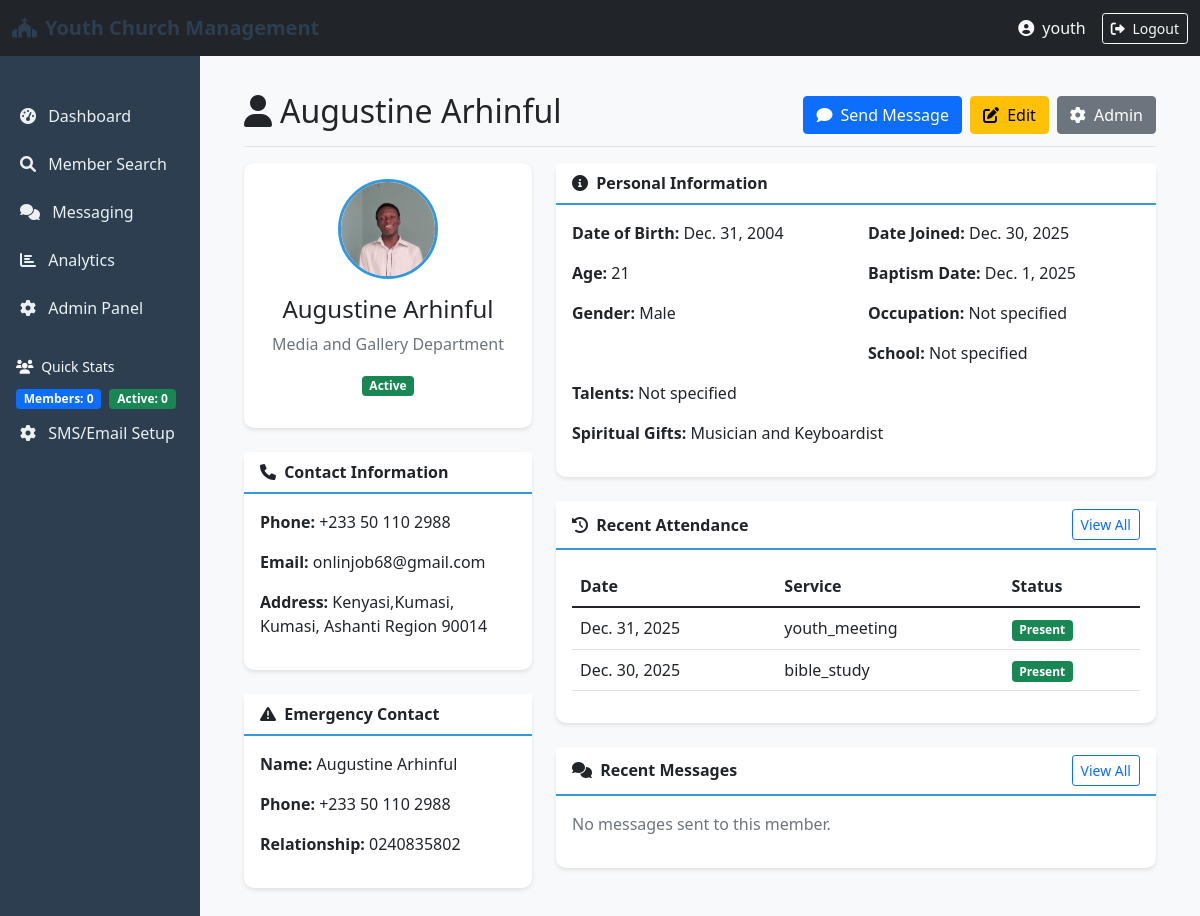
The page /portal/member/1/ (signed in) on the database as committed earlier.
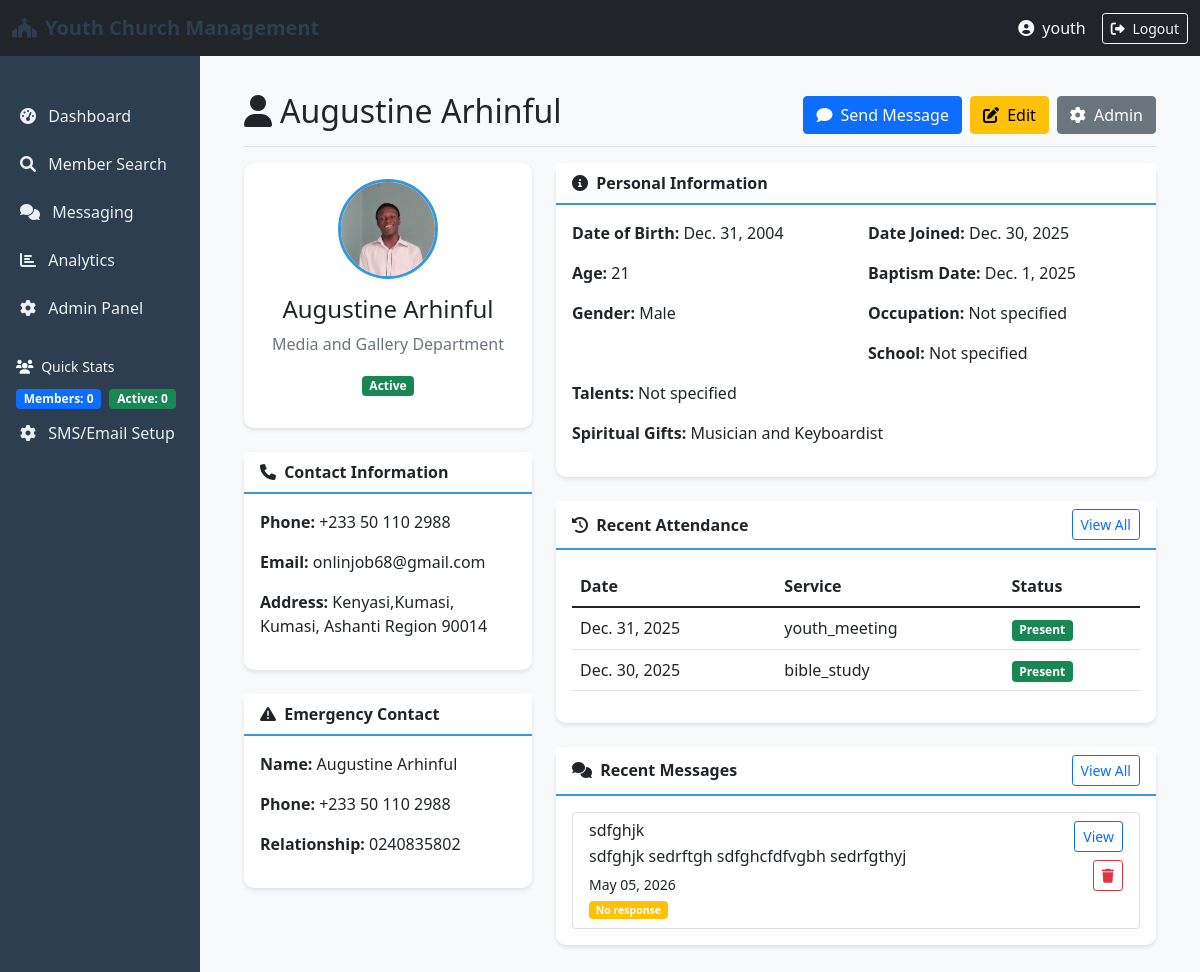
The same page on the database as committed later.
### members/models.py (models this page shows, shortened)
class Attendance(models.Model):
    member = models.ForeignKey(Member, on_delete=models.CASCADE, related_name='attendances')
    service_date = models.DateField()
    service_type = models.CharField(max_length=50)  # e.g., 'Sunday Service', 'Bible Study'
    attended = models.BooleanField(default=True)
    check_in_time = models.DateTimeField(auto_now_add=True)
    notes = models.TextField(blank=True)
    is_deleted = models.BooleanField(default=False)
    deleted_at = models.DateTimeField(null=True, blank=True)
    class Meta:
        ordering = ['-service_date']
        unique_together = ['member', 'service_date', 'service_type']

### messaging/models.py (models this page shows, shortened)
class Conversation(models.Model):
    message = models.ForeignKey(Message, on_delete=models.CASCADE, related_name='conversations')
    member = models.ForeignKey(Member, on_delete=models.CASCADE, related_name='conversations')
    is_read = models.BooleanField(default=False)
    responded = models.BooleanField(default=False)
    last_updated = models.DateTimeField(auto_now=True)
    class Meta:
        unique_together = ['message', 'member']
        ordering = ['-last_updated']

class Message(models.Model):
    MESSAGE_TYPE_CHOICES = [
        ('broadcast', 'Broadcast to All'),
        ('group', 'Group Message'),
        ('individual', 'Individual Message'),
    ]
    id = models.UUIDField(primary_key=True, default=uuid.uuid4, editable=False)
    sender = models.ForeignKey(User, on_delete=models.CASCADE, related_name='sent_messages')
    message_type = models.CharField(max_length=20, choices=MESSAGE_TYPE_CHOICES, default='broadcast')
    subject = models.CharField(max_length=200)
    content = models.TextField()
    recipients = models.ManyToManyField(Member, related_name='received_messages', blank=True)
    is_broadcast = models.BooleanField(default=False)
    is_sent = models.BooleanField(default=False)
    is_delivered = models.BooleanField(default=False)
    created_at = models.DateTimeField(auto_now_add=True)
    scheduled_for = models.DateTimeField(null=True, blank=True)
    sent_at = models.DateTimeField(null=True, blank=True)
    sms_sent = models.BooleanField(default=False)
    whatsapp_sent = models.BooleanField(default=False)
    is_deleted = models.BooleanField(default=False)
    deleted_at = models.DateTimeField(null=True, blank=True)
    class Meta:
        ordering = ['-created_at']

### portal/views.py (the view)
# urls.py: path('member/<int:pk>/', views.member_detail, name='member_detail'),
@staff_member_required
def member_detail(request, pk):
    member = get_object_or_404(Member, pk=pk)
    attendance = member.attendances.filter(is_deleted=False)[:10]
    family = member.family_members.all()
    conversations = member.conversations.select_related('message').all()[:10]
    context = {
        'member': member,
        'attendance': attendance,
        'family': family,
        'conversations': conversations,
    }
    return render(request, 'portal/member_detail.html', context)

### members/models.py (called while the page is built)
    def full_name(self):
        return f"{self.first_name} {self.middle_name} {self.last_name}".strip()

    def age(self):
        from datetime import date
        today = date.today()
        return today.year - self.date_of_birth.year - (
            (today.month, today.day) < (self.date_of_birth.month, self.date_of_birth.day)
        )

### templates/portal/member_detail.html (shortened to what the changed rows need)
{% extends 'base.html' %}
{% block content %}
<div class="d-flex justify-content-between flex-wrap flex-md-nowrap align-items-center pt-3 pb-2 mb-3 border-bottom">
    <h1 class="h2">
        <i class="fas fa-user me-2"></i>{{ member.full_name }}
    </h1>
</div>
<div class="row">
    <div class="col-md-8">
        <div class="card mb-4">
            <div class="card-body">
                {% if attendance %}
                <div class="table-responsive">
                    <table class="table table-hover">
                        <thead>
                            <tr>
                                <th>Date</th>
                                <th>Service</th>
                                <th>Status</th>
                            </tr>
                        </thead>
                        <tbody>
                            {% for record in attendance %}
                            <tr>
                                <td>{{ record.service_date }}</td>
                                <td>{{ record.service_type }}</td>
                                <td>
                                    {% if record.attended %}
                                    <span class="badge bg-success">Present</span>
                                    {% else %}
                                    <span class="badge bg-danger">Absent</span>
                                    {% endif %}
                                </td>
                            </tr>
                            {% endfor %}
                        </tbody>
                    </table>
                </div>
                {% else %}
                <p class="text-muted">No attendance records found.</p>
                {% endif %}
            </div>
        </div>
        <div class="card">
            <div class="card-body">
                {% if conversations %}
                <div class="list-group">
                    {% for conversation in conversations %}
                    <div class="list-group-item list-group-item-action">
                        <div class="d-flex w-100 justify-content-between gap-2">
                            <div class="flex-grow-1">
                                <h6 class="mb-1">{{ conversation.message.subject }}</h6>
                                <p class="mb-1">{{ conversation.message.content|truncatechars:100 }}</p>
                                <small>{{ conversation.last_updated|date:"M d, Y" }}</small>
                            </div>
                            <div class="d-flex flex-column gap-2 align-items-end">
                                <a href="{% url 'message_responses' conversation.message.id %}" class="btn btn-sm btn-outline-primary">
                                    View
                                </a>
                                <form method="post" action="{% url 'delete_message' conversation.message.id %}" onsubmit="return confirm('Delete this message and all related responses?');">
                                    <button type="submit" class="btn btn-sm btn-outline-danger">
                                        <i class="fas fa-trash"></i>
                                    </button>
                                </form>
                            </div>
                        </div>
                        <small>
                            {% if conversation.responded %}
                            <span class="badge bg-success">Responded</span>
                            {% else %}
                            <span class="badge bg-warning">No response</span>
                            {% endif %}
                        </small>
                    </div>
                    {% endfor %}
                </div>
                {% else %}
                <p class="text-muted">No messages sent to this member.</p>
                {% endif %}
            </div>
        </div>
    </div>
</div>
{% endblock %}

Rows that differ between the two databases and show on the page:
added Conversation: message.subject "sdfghjk", message.content "sdfghjk sedrftgh sdfghcfdfvgbh sedrfgthyj", last_updated "May 05, 2026", responded "No response"
Other text that changed with them:
text no longer shown: "No messages sent to this member."
